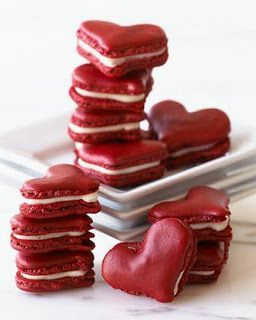
#> input picture Imgs_done/heart.jpg, 256 x 320 px
$ jupyter execute --allow-errors colours.ipynb   (shell and % lines are left out)
#> lines starting #> are read from the running program, lines starting #| are printed output that depends on the picture
# Colours project

[cell 1]
from PIL import Image #Python Imaging Library

import sys

import os

import numpy as np

import pandas as pd

from sklearn.cluster import KMeans

from kneed import KneeLocator

from matplotlib import pyplot as plt

[cell 2]
def multiple_images(images, outputname):
    '''
    Multiple Images

    - Description:
        Combines several images side by side.

    - Paramaters:
        images: images data
        outputname: output file name
    '''

    widths, heights = zip(*(i.size for i in images))
    total_width = sum(widths)
    max_height = max(heights)

    new_im = Image.new('RGB', (total_width, max_height))

    x_offset = 0

    for im in images:
        new_im.paste(im, (x_offset,0))
        x_offset += im.size[0]
        new_im.save(outputname +'.jpg')

[cell 3]
def ElbowCurve(min_clusters, max_clusters, X):
    '''
    Elbow Curve

    - Description:
        Plots the score for different numbers of clusters, helping the user to determine the ideal cluster quantity

    - Parameters:
        min_clusters: minimum number of clusters to test
        max_clusters: maximum numbert of clusters to test
        X: the dataset

    '''
    Nc = range(min_clusters, max_clusters)
    kmeans = [KMeans(n_clusters=i) for i in Nc]
    score = [kmeans[i].fit(X).score(X) for i in range(len(kmeans))]

    x = range(1, len(score)+1)
    kn = KneeLocator(x, score, curve = 'concave', direction = 'increasing', online = True, S = 3)

    plt.figure(figsize=(5,5))
    plt.plot(Nc,score)
    plt.vlines(kn.knee, plt.ylim()[0], plt.ylim()[1], linestyles='dashed')
    plt.xlim([min_clusters-1,max_clusters])
    plt.xlabel('Number of Clusters')
    plt.ylabel('Score')
    plt.title('Elbow Curve')
    plt.grid()
    plt.show()
    return(kn.knee)

[cell 4]
def ColorClusteringSKlearn(pixel_values, clusters):
    '''
    Color Clustering

    - Description:
        Using K-means clustering extracts from the image as many principals colors as clusters stated.
        Used random_state = 42
        Returns the centroids of the clusters and the label for each pixel (i.e., the value of the centroid for each pixel)

    - Parameters:
        pixel_values: image RGB data for every pixel
        clusters: number of desired clusters
    '''
    X = np.array(pixel_values)

    kmeans = KMeans(n_clusters=clusters, random_state=42).fit(X)

    centroids = kmeans.cluster_centers_
    centroids = np.around(centroids)
    centroids = centroids.astype(int)
    centroids = tuple(map(tuple, centroids))

    labels = kmeans.predict(X)

    return(centroids, labels)

[cell 5]
class ImageAnalizer(object):

    def __init__(self, path):
#> called with path = 'Imgs_done/heart.jpg'
        self.path = path
        self.name = path.split('/')[1].split(".", 1)[0]
        self.img = Image.open(path)
#> self.img is the input picture: PIL image 256x320 RGB; mean R, G, B 185.8, 144.9, 144
        self.pix = self.img.load()
        self.size = self.img.size
#> self.size = (256, 320)
        self.total_pixels = self.size[0]*self.size[1]
#> self.total_pixels = 81920
        self.pixel_values = list(self.img.getdata())
#> self.pixel_values = 81920 items
        self.colors = np.NaN
        self.pixel_label = np.NaN

    def rgb_histogram(self):
        '''
        RGB Histogram

        - Description:
            Creates an histogram for the frequency of RGB contributions in the image
            using the RGB values for each pixel in the image and saves the figure.
        '''

        if not os.path.isdir("histograms"):
            os.makedirs("histograms")

        plt.figure(figsize=(15,10))
        plt.grid()
        color = ('firebrick','mediumseagreen','royalblue')
        for i,col in enumerate(color):
            plt.hist(np.array(self.pixel_values)[:,i], color = col, histtype = 'stepfilled',
                     bins = 256, alpha = 0.6)
        plt.xlim([0,256])
        plt.title("RGB contributions for "+ self.name)
        plt.ylabel("Frequency")
        plt.xlabel("Contribution to the pixels")

        plt.savefig("histograms/RGB_contribution_" + self.name + ".png")

    def rgb_composite(self):
        '''
        RGB Image

        - Description:
            Creates a composite side by side of the image and its RGB contributions.
        '''

        if not os.path.isdir("RGBcomposites"):
            os.makedirs("RGBcomposites")

        r = [(d[0], 0, 0) for d in self.pixel_values]
#> r = 81920 items
        g = [(0, d[1], 0) for d in self.pixel_values]
#> g = 81920 items
        b = [(0, 0, d[2]) for d in self.pixel_values]
#> b = 81920 items

        width, height = self.size
#> width = 256; height = 320

        new_im1 = Image.new('RGB', (width, height))
#> new_im1: PIL image 256x320 RGB; every value is 0
        new_im2 = Image.new('RGB', (width*3, height))
#> new_im2: PIL image 768x320 RGB; every value is 0
        x_offset = 0
        for j in [r, g, b]:
            new_im1.putdata(j)
            new_im2.paste(new_im1, (x_offset,0))
            x_offset = x_offset + width
#> this loop made 3 passes
#> x_offset on passes 1 to 3: 256, 512, 768
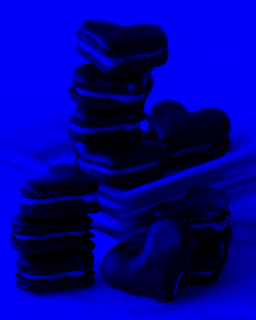
#> new_im1: PIL image 256x320 RGB; mean R, G, B 0, 0, 144
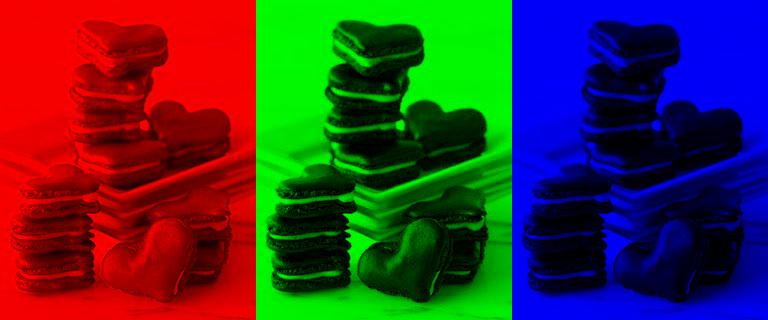
#> new_im2: PIL image 768x320 RGB; mean R, G, B 61.9, 48.3, 48
#> after the loop, x_offset = 768

        I = [self.img, new_im2]
        final = multiple_images(I, "RGBcomposites/RGB_composite_" + self.name)
#> in multiple_images, `widths, heights = zip(*(i.size for i in images))`: widths = (256, 768); heights = (320, 320)
#> in multiple_images, `total_width = sum(widths)`: total_width = 1024
#> in multiple_images, `max_height = max(heights)`: max_height = 320
#> in multiple_images, `new_im = Image.new('RGB', (total_width, max_height))`: new_im: PIL image 1024x320 RGB; every value is 0
#> the loop in multiple_images, `for im in images:` made 2 passes
#> x_offset on passes 1 to 2: 256, 1024
#> pass 1, in multiple_images, `new_im.save(outputname +'.jpg')`:
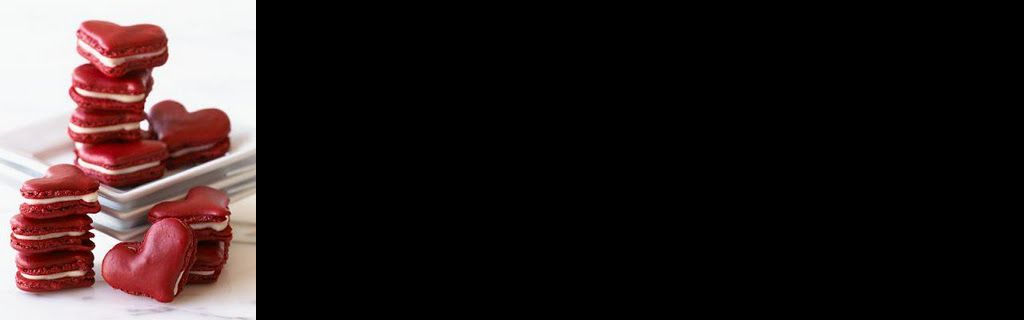
#> saved as RGB_composite_heart.jpg: PIL image 1024x320 RGB; mean R, G, B 46.5, 36.2, 36
#> pass 2, in multiple_images, `new_im.save(outputname +'.jpg')`:
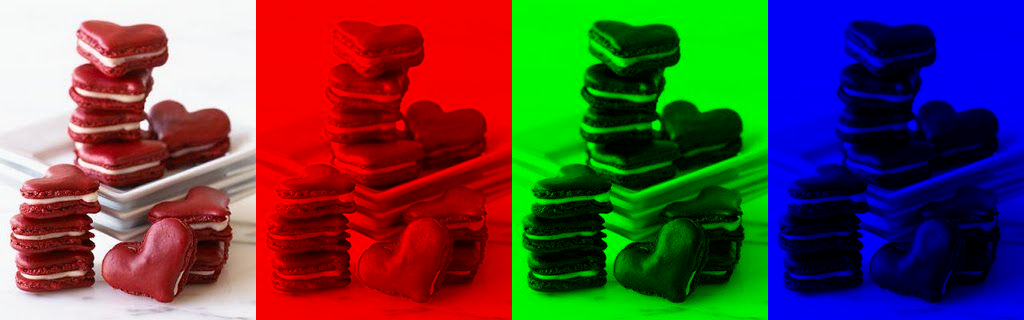
#> saved as RGB_composite_heart.jpg: PIL image 1024x320 RGB; mean R, G, B 92.9, 72.4, 72
#> after the loop in multiple_images, `for im in images:`: x_offset = 1024
#> in rgb_histogram, `plt.savefig("histograms/RGB_contribution_" + self.name + ".png")`:
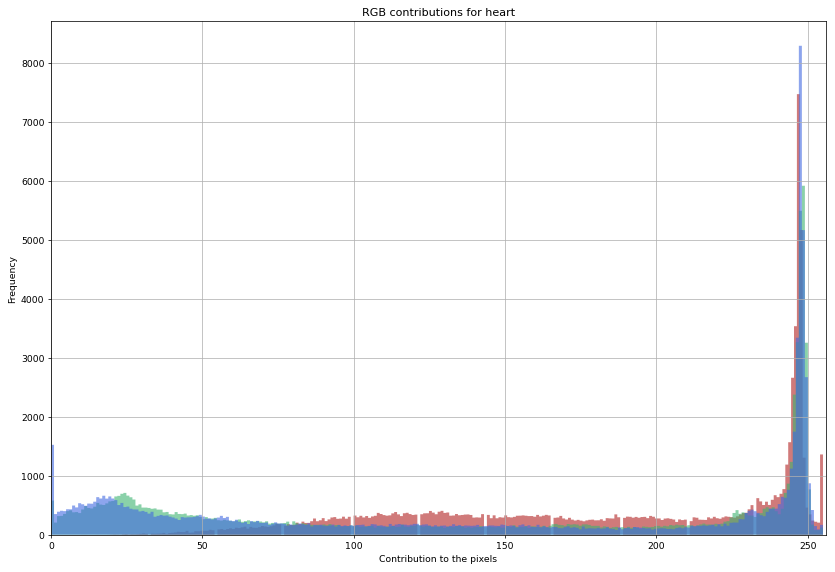
#> figure drawn by matplotlib, 1 panel
#> in ElbowCurve, `score = [kmeans[i].fit(X).score(X) for i in range(len(kmeans))]`: score = 23 values from -283577205.4 to -12965587.1
        return(final)

    def color_palette(self, num_clusters, folder):
        '''
        Palette plotter

        - Description:
            Using a clustering function, it extracts the n desired RGB centroids. Then, given
            those RGB values, plots side by side three images: the original picture, a sample of
            the RGB centroids and the picture using the centroids instead the original pixel values.

        - Parameters:
            num_clusters: the desired number of clusters
            folder: the name of the destination folder
        '''
#> called with num_clusters = 1, folder = 'ColorPalette_30clusters'

        self.colors, self.pixel_label = ColorClusteringSKlearn(self.pixel_values, num_clusters)
#> in ColorClusteringSKlearn, `centroids = kmeans.cluster_centers_`: centroids = [[185.8, 144.9, 144]]
#> in ColorClusteringSKlearn, `centroids = np.around(centroids)`: centroids = [[186, 145, 144]]
#> in ColorClusteringSKlearn, `centroids = tuple(map(tuple, centroids))`: centroids = ((186, 145, 144),)
#> self.colors = ((186, 145, 144),)

        if not os.path.isdir(folder):
            os.makedirs(folder)

        # Making the sample colors
        sample = []
        number = len(self.colors)
#> number = 1
        width, height = self.size
#> width = 256; height = 320

        for c in self.colors:
            sample = sample + ([c] * (round(width*height/number)-1))
#> this loop made 1 pass

        new_img = Image.new('RGB', (width, height))
        new_img.putdata(sample)
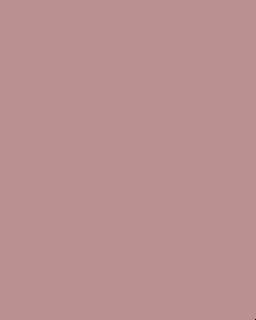
#> new_img: PIL image 256x320 RGB; mean R, G, B 186, 145, 144

        # Making the image using the sample colors
        new_img2 = Image.new('RGB', (width, height))
        A = self.pixel_label.tolist()
#> A = 81920 items
        for i in range(0, len(A)):
            for j in range(0, len(self.colors)):
                if A[i] == j:
                    A[i] = self.colors[j]
        new_img2.putdata(A)

        # Put everything together side by side
        images = [self.img, new_img, new_img2]
        final = multiple_images(images, folder +'/ColorPalette_' + self.name)
#> in multiple_images (call 2), `widths, heights = zip(*(i.size for i in images))`: widths = (256, 256, 256); heights = (320, 320, 320)
#> in multiple_images (call 2), `total_width = sum(widths)`: total_width = 768
#> the loop in multiple_images (call 2), `for im in images:` made 3 passes
#> pass 1, in multiple_images (call 2), `new_im.save(outputname +'.jpg')`:
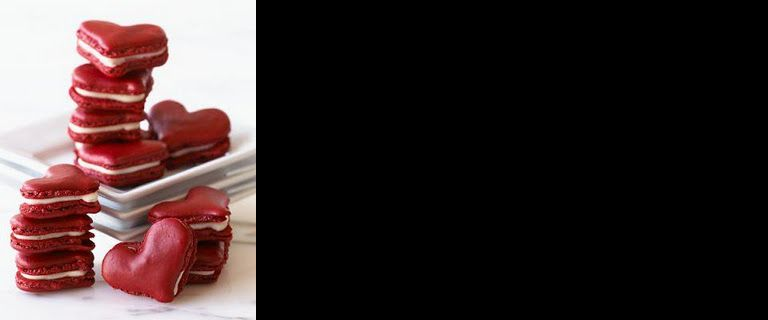
#> saved as ColorPalette_heart.jpg: PIL image 768x320 RGB; mean R, G, B 61.9, 48.3, 48
#> pass 2, in multiple_images (call 2), `new_im.save(outputname +'.jpg')`:
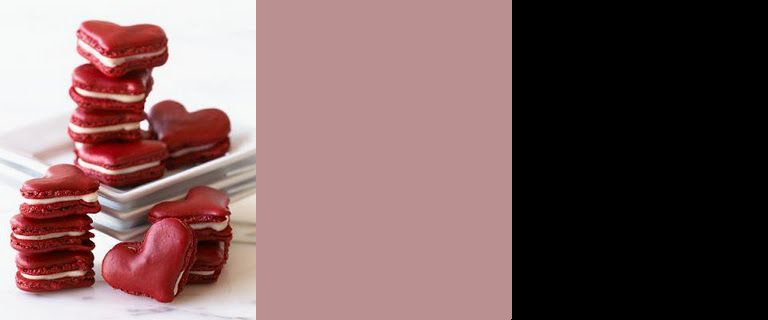
#> saved as ColorPalette_heart.jpg: PIL image 768x320 RGB; mean R, G, B 123.9, 96.6, 96
#> after the loop in multiple_images (call 2), `for im in images:`:
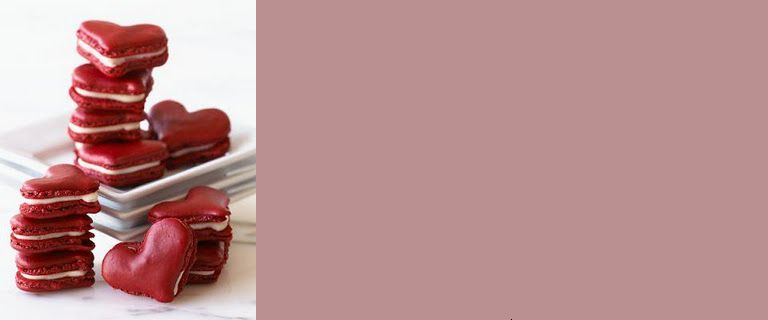
#> new_im: PIL image 768x320 RGB; mean R, G, B 185.9, 145, 144

    def clusters_info(self, file_name):

#> called with file_name = 'blabla'
        if os.path.exists(file_name + "Percentage.csv") & os.path.exists(file_name + "RGB.csv"):
            df1 = pd.read_csv(file_name + "Percentage.csv")
            df2 = pd.read_csv(file_name + "RGB.csv")

            if df1.shape[0]<len(self.colors):
                R = abs(df1.shape[0]-len(self.colors))
                for i in range(0, R):
                    df1.append(pd.Series(), ignore_index=True)
                    df2.append(pd.Series(), ignore_index=True)

        else:
            df1 = pd.DataFrame()
            df2 = pd.DataFrame()

        # working out the percentage of pixels for each principal color

        percentage = []
        for i in range(0, len(self.colors)):
            A = round((np.sum(self.pixel_label==i)/self.total_pixels)*100)
            percentage = percentage + [A]
#> this loop made 1 pass
#> (A, percentage) on pass 1: (100, [100])

        add = []
        if len(percentage)<df1.shape[0]:
            remain = df1.shape[0]-len(percentage)
            add = [np.NaN]*remain
        percentage = percentage + add

        df1[self.name] = percentage
        df1.to_csv(file_name +'Percentage.csv', index = False)

        # writing the csv file with the principal colors in RGB

        Colors = self.colors
#> Colors = ((186, 145, 144),)
        add = []
        if len(self.colors)<df2.shape[0]:
            remain = df2.shape[0]-len(self.colors)
            add = [np.NaN]*remain
        Colors = Colors + tuple(add)

        df2[self.name] = Colors
        df2.to_csv(file_name + 'RGB.csv', index = False)

[cell 6]
Imagen = ImageAnalizer("Imgs_done/heart.jpg")
Imagen.img

[cell 7]
Imagen.rgb_composite()

[cell 8]
Imagen.rgb_histogram()

[cell 9]
maxclusters = 25
#> (the rest of this cell did not finish here and is left out)

[cell 10]
Imagen.color_palette(1, "ColorPalette_30clusters")

[cell 11]
Imagen.clusters_info("blabla")

[cell 12]
def SaveClustersInfo(Name, Colors, Labels, Pixels, max_clusters):

    # csv file with the percentage of pixels for each principal color
#> called with Name = 'heart', Colors = ((186, 145, 144),), Labels = array of shape (81920,), Pixels = 81920, max_clusters = 30
    df1 = pd.read_csv("ColorClusterPercentage.csv")
#> (reads ColorClusterPercentage.csv from the repository)

    percentage = []
    for i in range(0, len(Colors)):
        A = round((np.sum(Labels==i)/Pixels)*100)
        percentage = percentage + [A]

    add = []
    if len(percentage)<max_clusters:
        remain = max_clusters-len(percentage)
#> remain = 29
        add = [np.NaN]*remain
#> add = 29 items, first 6: nan, nan, nan, nan, nan, nan
    percentage = percentage + add
#> percentage = 30 items, first 6: 100, nan, nan, nan, nan, nan

    df1[Name] = percentage
    df1.to_csv(r'ColorClusterPercentage.csv', index = False)

    # csv file with the principal colors in RGB
    df2 = pd.read_csv("ColorClusterRGB.csv")
#> (reads ColorClusterRGB.csv from the repository)

    add = []
    if len(Colors)<max_clusters:
        remain = max_clusters-len(Imagen.colors)
        add = [np.NaN]*remain
    Colors = Colors + tuple(add)
#> Colors = 30 items, first 6: (186, 145, 144), nan, nan, nan, nan, nan

    df2[Name] = Colors
    df2.to_csv(r'ColorClusterRGB.csv', index = False)

[cell 13]
SaveClustersInfo(Imagen.name, Imagen.colors, Imagen.pixel_label, Imagen.total_pixels, 30)

[cell 14]
from os import walk

f = []
for (dirpath, dirnames, filenames) in walk("Imgs"):
    for file in filenames:
        if file.endswith(".jpg"):
            f.extend([file])

#> (a cell that did not finish here is left out)

#> (a cell that did not finish here is left out)

[cell 17]
df = pd.DataFrame()

[cell 18]
df

[cell 19]
df['blla'] = [1,2,3,4,5,6]

[cell 20]
df

#> (a cell that did not finish here is left out)

[cell 22]
len(Imagen.colors)
#> Out = 1
